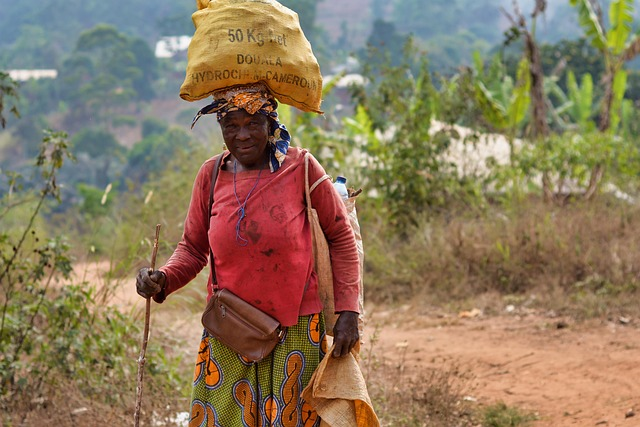
#> input picture src/dataset/Real/real1.jpg, 640 x 427 px, found by its file name; its folder holds only this picture in this run
$ python data_preprocessing.py
#> lines starting #> are read from the running program, lines starting #| are printed output that depends on the picture
import os
import cv2 as cv
import numpy as np
import pickle
from sklearn.model_selection import train_test_split

IMG_SIZE = 48                 # !!!!! NE MIJENJAJ OVO JER NEĆE CNN RADIT !!!!!!
CATEGORIES = ["Real", "AIGenerated"] # ovo je radilo liku: https://github.com/SanKolisetty/AI-Image-Classifier/blob/main/AIImageClassifier.ipynb
DATA_DIR = "../../archive/train"        # ovo isto
#DATA_DIR = "../../CIFAKE/train"        # ovo isto

MAX_IMAGES_PER_CLASS = 5000  # koliko slika uzeti po klasi

def create_dataset(data_dir=DATA_DIR):
#> called with data_dir = '../../archive/train'
    data = []
    print(f"Loading images from {data_dir}...")

    for category in CATEGORIES:
        path = os.path.join(data_dir, category)
        class_num = CATEGORIES.index(category)

        if not os.path.exists(path):
            print(f"Warning: Path {path} does not exist.")
            continue

        for img in os.listdir(path):
            try:
                img_array = cv.imread(os.path.join(path, img))
#> img_array is the input picture: shape (427, 640, 3); mean B, G, R 94.2, 121, 141.2
                if img_array is None: continue
                new_array = cv.resize(img_array, (IMG_SIZE, IMG_SIZE))
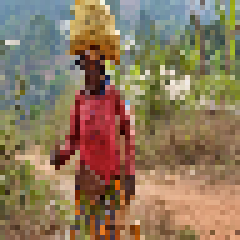
#> new_array: shape (48, 48, 3) (shown 5 times larger); mean B, G, R 93.8, 120.3, 140.7
                data.append([new_array, class_num])
            except Exception as e:
                pass

    import random
    random.shuffle(data)

    X = []
    y = []

    for features, label in data:
        X.append(features)
        y.append(label)
#> this loop made 1 pass
#> label on pass 1: 0
#> after the loop, X = 1 item; y = [0]

    # Normalize and reshape
    X = np.array(X).reshape(-1, IMG_SIZE, IMG_SIZE, 3) / 255.0
    y = np.array(y)

    return X, y

def save_pickle(data, filename):
    print(f"Saving {filename}...")
    with open(filename, "wb") as f:
        pickle.dump(data, f, protocol=4)

def load_pickle(filename):
    print(f"Loading {filename}...")
    with open(filename, "rb") as f:
        return pickle.load(f)

if __name__ == "__main__":
    # lik je slike direktno loadao kako je trenirao model
    # al mi još 2 modela uz ovo moramo pa sam iskoristio pickle
    # malo dodaje bulk u direktorij al nakon ovog prvog pokretanja
    # je bolje nego raw slike ucitavat
    X, y = create_dataset()
#> y = [0]

    # Split here so we have a consistent test set across ALL models
#> (the run stopped early here; a loop or call above may not have finished)
